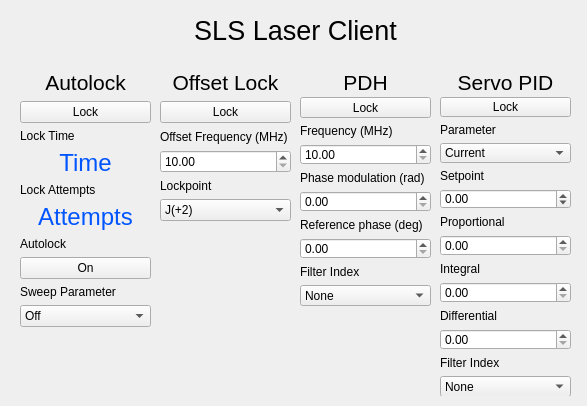
<?xml version="1.0" encoding="UTF-8"?>
<ui version="4.0">
 <class>SLS_gui</class>
 <widget class="QWidget" name="SLS_gui">
  <property name="geometry">
   <rect>
    <x>0</x>
    <y>0</y>
    <width>587</width>
    <height>406</height>
   </rect>
  </property>
  <property name="windowTitle">
   <string notr="true">SLS Client</string>
  </property>
  <widget class="QLabel" name="sls_label">
   <property name="geometry">
    <rect>
     <x>160</x>
     <y>10</y>
     <width>271</width>
     <height>41</height>
    </rect>
   </property>
   <property name="text">
    <string>&lt;html&gt;&lt;head/&gt;&lt;body&gt;&lt;p align=&quot;center&quot;&gt;&lt;span style=&quot; font-size:20pt;&quot;&gt;SLS Laser Client&lt;/span&gt;&lt;/p&gt;&lt;/body&gt;&lt;/html&gt;</string>
   </property>
  </widget>
  <widget class="QWidget" name="layoutWidget">
   <property name="geometry">
    <rect>
     <x>300</x>
     <y>70</y>
     <width>131</width>
     <height>236</height>
    </rect>
   </property>
   <layout class="QGridLayout" name="PDH_layout">
    <item row="1" column="1">
     <widget class="QLabel" name="PDH_label">
      <property name="text">
       <string>&lt;html&gt;&lt;head/&gt;&lt;body&gt;&lt;p align=&quot;center&quot;&gt;&lt;span style=&quot; font-size:16pt;&quot;&gt;PDH&lt;/span&gt;&lt;/p&gt;&lt;/body&gt;&lt;/html&gt;</string>
      </property>
     </widget>
    </item>
    <item row="4" column="1">
     <widget class="QDoubleSpinBox" name="PDH_freq">
      <property name="minimum">
       <double>10.000000000000000</double>
      </property>
      <property name="maximum">
       <double>35.000000000000000</double>
      </property>
      <property name="singleStep">
       <double>0.100000000000000</double>
      </property>
     </widget>
    </item>
    <item row="3" column="1">
     <widget class="QLabel" name="PDH_freq_label">
      <property name="text">
       <string>Frequency (MHz)</string>
      </property>
     </widget>
    </item>
    <item row="10" column="1">
     <widget class="QComboBox" name="PDH_filter">
      <item>
       <property name="text">
        <string>None</string>
       </property>
      </item>
      <item>
       <property name="text">
        <string>1</string>
       </property>
      </item>
      <item>
       <property name="text">
        <string>2</string>
       </property>
      </item>
      <item>
       <property name="text">
        <string>3</string>
       </property>
      </item>
      <item>
       <property name="text">
        <string>4</string>
       </property>
      </item>
      <item>
       <property name="text">
        <string>5</string>
       </property>
      </item>
      <item>
       <property name="text">
        <string>6</string>
       </property>
      </item>
      <item>
       <property name="text">
        <string>7</string>
       </property>
      </item>
      <item>
       <property name="text">
        <string>8</string>
       </property>
      </item>
      <item>
       <property name="text">
        <string>9</string>
       </property>
      </item>
      <item>
       <property name="text">
        <string>10</string>
       </property>
      </item>
      <item>
       <property name="text">
        <string>11</string>
       </property>
      </item>
      <item>
       <property name="text">
        <string>12</string>
       </property>
      </item>
      <item>
       <property name="text">
        <string>13</string>
       </property>
      </item>
      <item>
       <property name="text">
        <string>14</string>
       </property>
      </item>
      <item>
       <property name="text">
        <string>15</string>
       </property>
      </item>
      <item>
       <property name="text">
        <string>16</string>
       </property>
      </item>
     </widget>
    </item>
    <item row="9" column="1">
     <widget class="QLabel" name="PDH_filter_label">
      <property name="text">
       <string>Filter Index</string>
      </property>
     </widget>
    </item>
    <item row="8" column="1">
     <widget class="QDoubleSpinBox" name="PDH_phaseoffset">
      <property name="maximum">
       <double>360.000000000000000</double>
      </property>
      <property name="singleStep">
       <double>0.100000000000000</double>
      </property>
     </widget>
    </item>
    <item row="5" column="1">
     <widget class="QLabel" name="PDH_phasemodulation_label">
      <property name="text">
       <string>Phase modulation (rad)</string>
      </property>
     </widget>
    </item>
    <item row="6" column="1">
     <widget class="QDoubleSpinBox" name="PDH_phasemodulation">
      <property name="maximum">
       <double>3.000000000000000</double>
      </property>
      <property name="singleStep">
       <double>0.100000000000000</double>
      </property>
     </widget>
    </item>
    <item row="7" column="1">
     <widget class="QLabel" name="PDH_phaseoffset_label">
      <property name="text">
       <string>Reference phase (deg)</string>
      </property>
     </widget>
    </item>
    <item row="2" column="1">
     <widget class="QPushButton" name="PDH_lockswitch">
      <property name="text">
       <string>Lock</string>
      </property>
     </widget>
    </item>
   </layout>
  </widget>
  <widget class="QWidget" name="layoutWidget">
   <property name="geometry">
    <rect>
     <x>440</x>
     <y>70</y>
     <width>131</width>
     <height>326</height>
    </rect>
   </property>
   <layout class="QGridLayout" name="servo_layout">
    <item row="18" column="1">
     <widget class="QComboBox" name="servo_filter">
      <item>
       <property name="text">
        <string>None</string>
       </property>
      </item>
      <item>
       <property name="text">
        <string>1</string>
       </property>
      </item>
      <item>
       <property name="text">
        <string>2</string>
       </property>
      </item>
      <item>
       <property name="text">
        <string>3</string>
       </property>
      </item>
      <item>
       <property name="text">
        <string>4</string>
       </property>
      </item>
      <item>
       <property name="text">
        <string>5</string>
       </property>
      </item>
      <item>
       <property name="text">
        <string>6</string>
       </property>
      </item>
      <item>
       <property name="text">
        <string>7</string>
       </property>
      </item>
      <item>
       <property name="text">
        <string>8</string>
       </property>
      </item>
      <item>
       <property name="text">
        <string>9</string>
       </property>
      </item>
      <item>
       <property name="text">
        <string>10</string>
       </property>
      </item>
      <item>
       <property name="text">
        <string>11</string>
       </property>
      </item>
      <item>
       <property name="text">
        <string>12</string>
       </property>
      </item>
      <item>
       <property name="text">
        <string>13</string>
       </property>
      </item>
      <item>
       <property name="text">
        <string>14</string>
       </property>
      </item>
      <item>
       <property name="text">
        <string>15</string>
       </property>
      </item>
      <item>
       <property name="text">
        <string>16</string>
       </property>
      </item>
     </widget>
    </item>
    <item row="5" column="1">
     <widget class="QDoubleSpinBox" name="servo_set">
      <property name="minimum">
       <double>-1000000.000000000000000</double>
      </property>
      <property name="maximum">
       <double>1000000.000000000000000</double>
      </property>
     </widget>
    </item>
    <item row="10" column="1">
     <widget class="QDoubleSpinBox" name="servo_p">
      <property name="maximum">
       <double>1000.000000000000000</double>
      </property>
     </widget>
    </item>
    <item row="3" column="1">
     <widget class="QComboBox" name="servo_param">
      <item>
       <property name="text">
        <string>Current</string>
       </property>
      </item>
      <item>
       <property name="text">
        <string>PZT</string>
       </property>
      </item>
      <item>
       <property name="text">
        <string>TX</string>
       </property>
      </item>
     </widget>
    </item>
    <item row="9" column="1">
     <widget class="QLabel" name="servo_p_label">
      <property name="text">
       <string>Proportional</string>
      </property>
     </widget>
    </item>
    <item row="12" column="1">
     <widget class="QDoubleSpinBox" name="servo_i">
      <property name="maximum">
       <double>1.000000000000000</double>
      </property>
      <property name="singleStep">
       <double>0.010000000000000</double>
      </property>
     </widget>
    </item>
    <item row="11" column="1">
     <widget class="QLabel" name="servo_i_label">
      <property name="text">
       <string>Integral</string>
      </property>
     </widget>
    </item>
    <item row="2" column="1">
     <widget class="QLabel" name="servo_param_label">
      <property name="text">
       <string>Parameter</string>
      </property>
     </widget>
    </item>
    <item row="17" column="1">
     <widget class="QLabel" name="servo_filter_label">
      <property name="text">
       <string>Filter Index</string>
      </property>
     </widget>
    </item>
    <item row="0" column="1">
     <widget class="QLabel" name="servo_label">
      <property name="text">
       <string>&lt;html&gt;&lt;head/&gt;&lt;body&gt;&lt;p align=&quot;center&quot;&gt;&lt;span style=&quot; font-size:16pt;&quot;&gt;Servo PID&lt;/span&gt;&lt;/p&gt;&lt;/body&gt;&lt;/html&gt;</string>
      </property>
     </widget>
    </item>
    <item row="13" column="1">
     <widget class="QLabel" name="servo_d_label">
      <property name="text">
       <string>Differential</string>
      </property>
     </widget>
    </item>
    <item row="4" column="1">
     <widget class="QLabel" name="servo_set_label">
      <property name="text">
       <string>Setpoint</string>
      </property>
     </widget>
    </item>
    <item row="14" column="1">
     <widget class="QDoubleSpinBox" name="servo_d">
      <property name="maximum">
       <double>10000.000000000000000</double>
      </property>
     </widget>
    </item>
    <item row="1" column="1">
     <widget class="QPushButton" name="servo_lockswitch">
      <property name="text">
       <string>Lock</string>
      </property>
     </widget>
    </item>
   </layout>
  </widget>
  <widget class="QWidget" name="layoutWidget">
   <property name="geometry">
    <rect>
     <x>20</x>
     <y>70</y>
     <width>131</width>
     <height>257</height>
    </rect>
   </property>
   <layout class="QGridLayout" name="autolock_layout">
    <item row="9" column="1">
     <widget class="QLabel" name="autolock_param_label">
      <property name="text">
       <string>Sweep Parameter</string>
      </property>
     </widget>
    </item>
    <item row="3" column="1" rowspan="2">
     <widget class="QLabel" name="autolock_time">
      <property name="text">
       <string>&lt;html&gt;&lt;head/&gt;&lt;body&gt;&lt;p align=&quot;center&quot;&gt;&lt;span style=&quot; font-size:18pt; color:#0055ff;&quot;&gt;Time&lt;/span&gt;&lt;/p&gt;&lt;/body&gt;&lt;/html&gt;</string>
      </property>
     </widget>
    </item>
    <item row="10" column="1">
     <widget class="QComboBox" name="autolock_param">
      <item>
       <property name="text">
        <string>Off</string>
       </property>
      </item>
      <item>
       <property name="text">
        <string>PZT</string>
       </property>
      </item>
      <item>
       <property name="text">
        <string>Current</string>
       </property>
      </item>
     </widget>
    </item>
    <item row="2" column="1">
     <widget class="QLabel" name="autolock_time_label">
      <property name="text">
       <string>Lock Time</string>
      </property>
     </widget>
    </item>
    <item row="0" column="1">
     <widget class="QLabel" name="autolock_label">
      <property name="text">
       <string>&lt;html&gt;&lt;head/&gt;&lt;body&gt;&lt;p align=&quot;center&quot;&gt;&lt;span style=&quot; font-size:16pt;&quot;&gt;Autolock&lt;/span&gt;&lt;/p&gt;&lt;/body&gt;&lt;/html&gt;</string>
      </property>
     </widget>
    </item>
    <item row="7" column="1">
     <widget class="QLabel" name="autolock_toggle_label">
      <property name="text">
       <string>Autolock</string>
      </property>
     </widget>
    </item>
    <item row="6" column="1">
     <widget class="QLabel" name="autolock_attempts">
      <property name="text">
       <string>&lt;html&gt;&lt;head/&gt;&lt;body&gt;&lt;p align=&quot;center&quot;&gt;&lt;span style=&quot; font-size:18pt; color:#0055ff;&quot;&gt;Attempts&lt;/span&gt;&lt;/p&gt;&lt;/body&gt;&lt;/html&gt;</string>
      </property>
     </widget>
    </item>
    <item row="5" column="1">
     <widget class="QLabel" name="autolock_attempts_label">
      <property name="text">
       <string>Lock Attempts</string>
      </property>
     </widget>
    </item>
    <item row="8" column="1">
     <widget class="QPushButton" name="autolock_toggle">
      <property name="text">
       <string>On</string>
      </property>
     </widget>
    </item>
    <item row="1" column="1">
     <widget class="QPushButton" name="autolock_lockswitch">
      <property name="text">
       <string>Lock</string>
      </property>
     </widget>
    </item>
   </layout>
  </widget>
  <widget class="QWidget" name="layoutWidget_2">
   <property name="geometry">
    <rect>
     <x>160</x>
     <y>70</y>
     <width>131</width>
     <height>151</height>
    </rect>
   </property>
   <layout class="QGridLayout" name="off_layout">
    <item row="5" column="1">
     <widget class="QLabel" name="off_lockpoint_label">
      <property name="text">
       <string>Lockpoint</string>
      </property>
     </widget>
    </item>
    <item row="1" column="1">
     <widget class="QLabel" name="off_label">
      <property name="text">
       <string>&lt;html&gt;&lt;head/&gt;&lt;body&gt;&lt;p align=&quot;center&quot;&gt;&lt;span style=&quot; font-size:16pt;&quot;&gt;Offset Lock&lt;/span&gt;&lt;/p&gt;&lt;/body&gt;&lt;/html&gt;</string>
      </property>
     </widget>
    </item>
    <item row="3" column="1">
     <widget class="QLabel" name="off_freq_label">
      <property name="text">
       <string>Offset Frequency (MHz)</string>
      </property>
     </widget>
    </item>
    <item row="4" column="1">
     <widget class="QDoubleSpinBox" name="off_freq">
      <property name="minimum">
       <double>10.000000000000000</double>
      </property>
      <property name="maximum">
       <double>35.000000000000000</double>
      </property>
      <property name="singleStep">
       <double>0.100000000000000</double>
      </property>
     </widget>
    </item>
    <item row="2" column="1">
     <widget class="QPushButton" name="off_lockswitch">
      <property name="text">
       <string>Lock</string>
      </property>
     </widget>
    </item>
    <item row="6" column="1">
     <widget class="QComboBox" name="off_lockpoint">
      <item>
       <property name="text">
        <string>J(+2)</string>
       </property>
      </item>
      <item>
       <property name="text">
        <string>J(+1)</string>
       </property>
      </item>
      <item>
       <property name="text">
        <string>Resonance</string>
       </property>
      </item>
      <item>
       <property name="text">
        <string>J(-1)</string>
       </property>
      </item>
      <item>
       <property name="text">
        <string>J(-2)</string>
       </property>
      </item>
     </widget>
    </item>
   </layout>
  </widget>
 </widget>
 <resources/>
 <connections/>
</ui>
